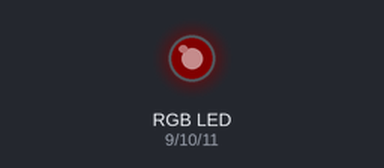
A sketch run on a simulated Arduino Uno, built with avr-gcc and run on an emulated ATmega328P. Parts: an RGB LED mixed from three pins (HIGH = lit). Dim RGB values are drawn brighter than linear; what the sketch prints to the serial monitor is not drawn.

Above: at 0.05 s.
At 2.35 s:
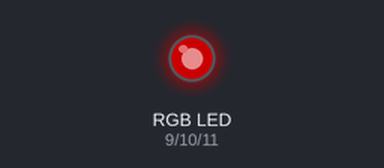
At 4.65 s:
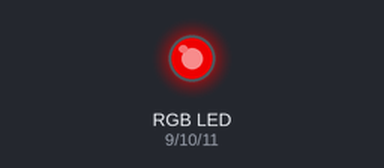
At 9.35 s:
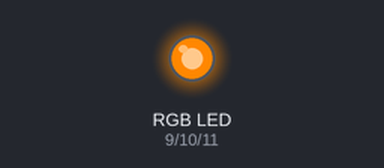
At 14.05 s:
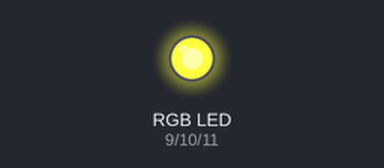
At 18.75 s:
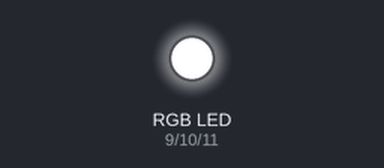
Timing chart, 0 to 24.5 s (numbered marks = the images above):
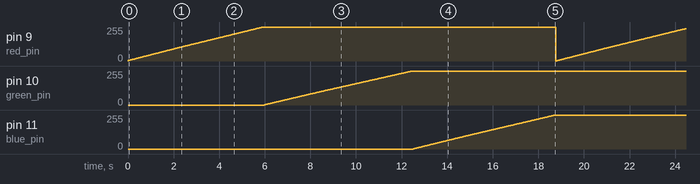

The sketch:

proto_0_pcb_test.ino
```cpp
#include <IRremote.h>
#include <Servo.h>

int rec_pin = 2;    // reciever pin for IR
int red_pin = 9;
int green_pin = 10;
int blue_pin = 11;

void setup() {
    Serial.begin(9600);
    IrReceiver.begin(rec_pin);	// Enable the IR Receiver
    pinMode(red_pin, OUTPUT);
}

void loop() {
    for (int val = 0; val < 256; val++) {
        analogWrite(red_pin, val);
        Serial.print("Wrote ");
        Serial.print(val);
        Serial.println(" to red pin.");
    }
    for (int val = 0; val < 256; val++) {
        analogWrite(green_pin, val);
        Serial.print("Wrote ");
        Serial.print(val);
        Serial.println(" to green pin.");
    }
    for (int val = 0; val < 256; val++) {
        analogWrite(blue_pin, val);
        Serial.print("Wrote ");
        Serial.print(val);
        Serial.println(" to blue pin.");
    }
}
```

Measured:
- by itself, pin 9 (red_pin), pin 10 (green_pin), pin 11 (blue_pin): ramps from 0/255 to 255/255 and jumps back, once every 18.8 s
